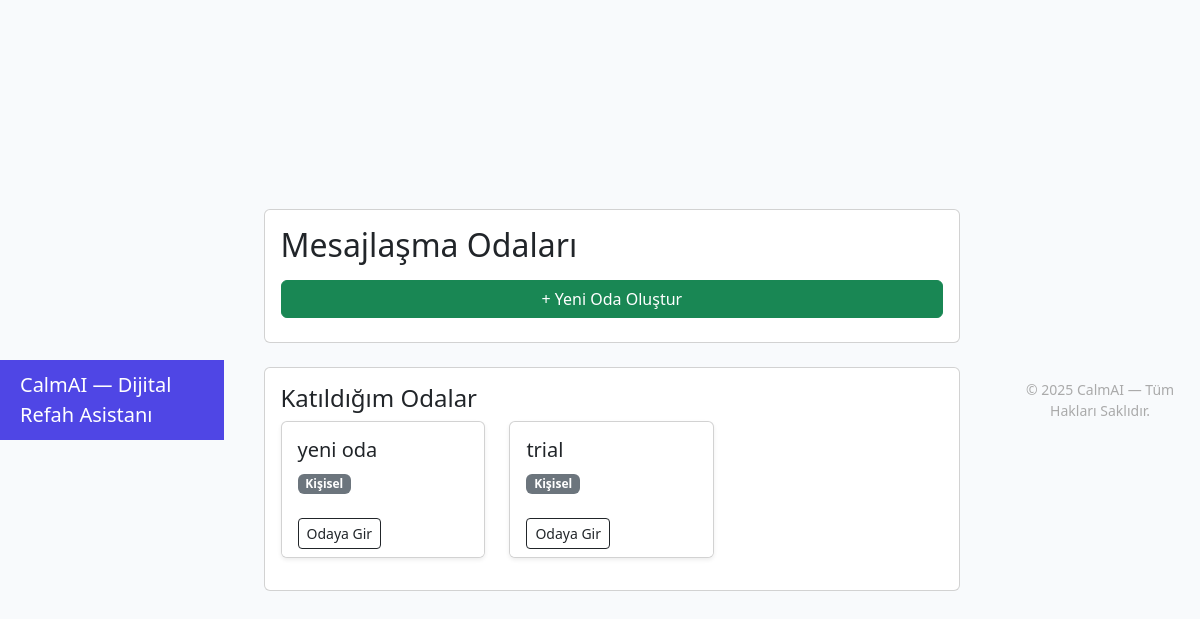
Page /rooms (signed in) on the committed database.
### app/models.py (models this page shows)
class ChatRoom(Base):
    __tablename__ = "chat_rooms"
    id = Column(Integer, primary_key=True, index=True)
    name = Column(String, nullable=False)
    is_group = Column(Integer, nullable=False)  # 0: false, 1: true
    members = relationship("ChatRoomMember", back_populates="room")
    messages = relationship("ChatMessage", back_populates="room")

### app/chat_rooms.py (the view)
@router.get("/rooms")
def list_rooms(request: Request, db: Session = Depends(get_db)):
    user_id = request.cookies.get("user_id")
    if not user_id:
        return RedirectResponse("/login", status_code=303)
    rooms = db.query(models.ChatRoom).join(models.ChatRoomMember).filter(models.ChatRoomMember.user_id == user_id).all()
    return database.templates.TemplateResponse("chat_rooms.html", {"request": request, "rooms": rooms})

### app/templates/chat_rooms.html (shortened to what this page needs)
{% extends "base.html" %}
{% block content %}
<div class="container py-4">
    <div class="card mb-4 p-3">
        <h2 class="mb-3">Mesajlaşma Odaları</h2>
        <a href="/rooms/create" class="btn btn-success mb-2">+ Yeni Oda Oluştur</a>
    </div>
    <div class="card p-3">
        <h4>Katıldığım Odalar</h4>
        <div class="row">
        {% for room in rooms %}
            <div class="col-md-6 col-lg-4 mb-3">
                <div class="card h-100 shadow-sm">
                    <div class="card-body">
                        <h5 class="card-title">{{ room.name }}</h5>
                        <span class="badge {% if room.is_group %}bg-primary{% else %}bg-secondary{% endif %}">
                            {% if room.is_group %}Grup Odası{% else %}Kişisel{% endif %}
                        </span>
                    </div>
                    <div class="card-footer bg-white border-0 d-flex justify-content-between align-items-center">
                        <a href="/rooms/{{ room.id }}" class="btn btn-outline-dark btn-sm">Odaya Gir</a>
                    </div>
                </div>
            </div>
        {% endfor %}
        </div>
    </div>
</div>
{% endblock %}

### static/style.css (style rules this page uses)
* { box-sizing: border-box; }
body { font-family: 'Inter', Arial, sans-serif; background: #F5FAFF; color: #1E1E1E; display: flex; align-items: center; justify-content: center; min-height: 100vh; margin: 0; }
a { color: #4d8dff; text-decoration: none; }

### app/templates/base.html (style rules this page uses)
body { margin: 0; font-family: 'Segoe UI', sans-serif; background-color: #f8fafc; }
.container { padding: 20px; }

### rows in the picture
ChatRoom: name "yeni oda", is_group "Kişisel"
ChatRoom: name "trial", is_group "Kişisel"
